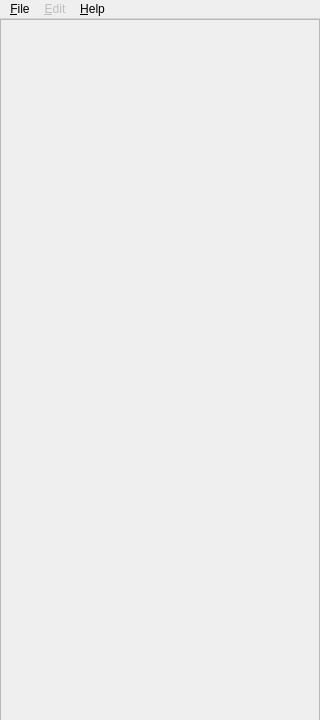
<?xml version="1.0" encoding="UTF-8"?>
<ui version="4.0">
 <class>MainWindow</class>
 <widget class="QMainWindow" name="MainWindow">
  <property name="geometry">
   <rect>
    <x>0</x>
    <y>0</y>
    <width>320</width>
    <height>720</height>
   </rect>
  </property>
  <property name="windowTitle">
   <string>pyphone</string>
  </property>
  <property name="windowIcon">
   <iconset resource="icons.qrc">
    <normaloff>:/app/icons/logo/pyphone48.png</normaloff>:/app/icons/logo/pyphone48.png</iconset>
  </property>
  <widget class="QWidget" name="centralwidget">
   <widget class="Screen" name="screen">
    <property name="geometry">
     <rect>
      <x>0</x>
      <y>0</y>
      <width>320</width>
      <height>720</height>
     </rect>
    </property>
    <property name="sizePolicy">
     <sizepolicy hsizetype="Expanding" vsizetype="Expanding">
      <horstretch>0</horstretch>
      <verstretch>0</verstretch>
     </sizepolicy>
    </property>
    <property name="minimumSize">
     <size>
      <width>0</width>
      <height>0</height>
     </size>
    </property>
    <property name="sizeIncrement">
     <size>
      <width>0</width>
      <height>0</height>
     </size>
    </property>
    <property name="styleSheet">
     <string notr="true"/>
    </property>
    <property name="frameShape">
     <enum>QFrame::StyledPanel</enum>
    </property>
    <property name="frameShadow">
     <enum>QFrame::Raised</enum>
    </property>
   </widget>
  </widget>
  <widget class="QMenuBar" name="menubar">
   <property name="geometry">
    <rect>
     <x>0</x>
     <y>0</y>
     <width>320</width>
     <height>23</height>
    </rect>
   </property>
   <widget class="QMenu" name="menuFile">
    <property name="enabled">
     <bool>true</bool>
    </property>
    <property name="title">
     <string>&amp;File</string>
    </property>
    <widget class="QMenu" name="menuDevices">
     <property name="title">
      <string>Devices</string>
     </property>
    </widget>
    <addaction name="menuDevices"/>
    <addaction name="actionStart"/>
    <addaction name="actionStop"/>
    <addaction name="separator"/>
    <addaction name="actionShare"/>
    <addaction name="separator"/>
    <addaction name="actionRemote_screen"/>
    <addaction name="separator"/>
    <addaction name="actionQuit"/>
   </widget>
   <widget class="QMenu" name="menuHelp">
    <property name="title">
     <string>&amp;Help</string>
    </property>
    <addaction name="actionDonate"/>
    <addaction name="actionAbout"/>
   </widget>
   <widget class="QMenu" name="menuEdit">
    <property name="enabled">
     <bool>false</bool>
    </property>
    <property name="title">
     <string>&amp;Edit</string>
    </property>
    <widget class="QMenu" name="menuRotation">
     <property name="title">
      <string>Rotation</string>
     </property>
     <addaction name="actionVertical"/>
     <addaction name="actionHorizontal"/>
    </widget>
    <widget class="QMenu" name="menuImageQuality">
     <property name="title">
      <string>Image quality</string>
     </property>
    </widget>
    <addaction name="actionLock_Unlocak"/>
    <addaction name="menuRotation"/>
    <addaction name="menuImageQuality"/>
    <addaction name="separator"/>
    <addaction name="actionHome"/>
    <addaction name="actionBack"/>
    <addaction name="actionMenu"/>
    <addaction name="separator"/>
    <addaction name="actionRecorder"/>
    <addaction name="actionScreenshots"/>
    <addaction name="separator"/>
    <addaction name="actionSend_text"/>
   </widget>
   <addaction name="menuFile"/>
   <addaction name="menuEdit"/>
   <addaction name="menuHelp"/>
  </widget>
  <action name="actionStart">
   <property name="enabled">
    <bool>false</bool>
   </property>
   <property name="icon">
    <iconset resource="icons.qrc">
     <normaloff>:/app/icons/app/connected.png</normaloff>:/app/icons/app/connected.png</iconset>
   </property>
   <property name="text">
    <string>&amp;Start</string>
   </property>
   <property name="shortcut">
    <string>F5</string>
   </property>
   <property name="shortcutVisibleInContextMenu">
    <bool>false</bool>
   </property>
  </action>
  <action name="actionAbout">
   <property name="text">
    <string>About</string>
   </property>
  </action>
  <action name="actionDonate">
   <property name="icon">
    <iconset resource="icons.qrc">
     <normaloff>:/app/icons/app/donate.png</normaloff>:/app/icons/app/donate.png</iconset>
   </property>
   <property name="text">
    <string>Donate</string>
   </property>
  </action>
  <action name="actionStop">
   <property name="enabled">
    <bool>false</bool>
   </property>
   <property name="icon">
    <iconset resource="icons.qrc">
     <normaloff>:/app/icons/app/disconnected.png</normaloff>:/app/icons/app/disconnected.png</iconset>
   </property>
   <property name="text">
    <string>S&amp;top</string>
   </property>
   <property name="shortcut">
    <string>F4</string>
   </property>
  </action>
  <action name="actionShare">
   <property name="enabled">
    <bool>false</bool>
   </property>
   <property name="icon">
    <iconset resource="icons.qrc">
     <normaloff>:/app/icons/app/plugin_on.png</normaloff>:/app/icons/app/plugin_on.png</iconset>
   </property>
   <property name="text">
    <string>Enable s&amp;hare</string>
   </property>
  </action>
  <action name="actionRemote_screen">
   <property name="icon">
    <iconset resource="icons.qrc">
     <normaloff>:/app/icons/app/customer_on.png</normaloff>:/app/icons/app/customer_on.png</iconset>
   </property>
   <property name="text">
    <string>&amp;Connect remote screen ...</string>
   </property>
  </action>
  <action name="actionSend_Text">
   <property name="text">
    <string>Send Text</string>
   </property>
  </action>
  <action name="actionHome">
   <property name="icon">
    <iconset resource="icons.qrc">
     <normaloff>:/app/icons/app/home.png</normaloff>:/app/icons/app/home.png</iconset>
   </property>
   <property name="text">
    <string>&amp;Home</string>
   </property>
   <property name="shortcut">
    <string>Home</string>
   </property>
  </action>
  <action name="actionLock_Unlocak">
   <property name="enabled">
    <bool>true</bool>
   </property>
   <property name="icon">
    <iconset resource="icons.qrc">
     <normaloff>:/app/icons/app/unlock.png</normaloff>:/app/icons/app/unlock.png</iconset>
   </property>
   <property name="text">
    <string>&amp;Lock/Unlocak</string>
   </property>
   <property name="shortcut">
    <string>Ctrl+L</string>
   </property>
  </action>
  <action name="actionBack">
   <property name="text">
    <string>&amp;Back</string>
   </property>
  </action>
  <action name="actionMenu">
   <property name="text">
    <string>&amp;Menu</string>
   </property>
  </action>
  <action name="actionSend_text">
   <property name="icon">
    <iconset resource="icons.qrc">
     <normaloff>:/app/icons/app/keyboard.png</normaloff>:/app/icons/app/keyboard.png</iconset>
   </property>
   <property name="text">
    <string>Send te&amp;xt</string>
   </property>
   <property name="shortcut">
    <string>Ctrl+T</string>
   </property>
  </action>
  <action name="actionDisable_share">
   <property name="enabled">
    <bool>false</bool>
   </property>
   <property name="text">
    <string>&amp;Disable share</string>
   </property>
  </action>
  <action name="actionRecorder">
   <property name="icon">
    <iconset resource="icons.qrc">
     <normaloff>:/app/icons/app/recording.png</normaloff>:/app/icons/app/recording.png</iconset>
   </property>
   <property name="text">
    <string>Start &amp;video recorder...</string>
   </property>
   <property name="shortcut">
    <string>F9</string>
   </property>
  </action>
  <action name="actionScreenshots">
   <property name="text">
    <string>S&amp;creenshots</string>
   </property>
  </action>
  <action name="actionStop_recorder">
   <property name="enabled">
    <bool>false</bool>
   </property>
   <property name="text">
    <string>Stop video recorder...</string>
   </property>
  </action>
  <action name="actionQuit">
   <property name="text">
    <string>&amp;Quit</string>
   </property>
  </action>
  <action name="actionVertical">
   <property name="text">
    <string>Vertical</string>
   </property>
  </action>
  <action name="actionHorizontal">
   <property name="text">
    <string>Horizontal</string>
   </property>
  </action>
  <action name="actionLow">
   <property name="text">
    <string>Low(720P)</string>
   </property>
  </action>
  <action name="actionMid">
   <property name="text">
    <string>Medium(1080P)</string>
   </property>
  </action>
  <action name="actionHigh">
   <property name="text">
    <string>High(Orignal)</string>
   </property>
  </action>
  <action name="action1">
   <property name="text">
    <string>1</string>
   </property>
  </action>
 </widget>
 <customwidgets>
  <customwidget>
   <class>Screen</class>
   <extends>QFrame</extends>
   <header location="global">widgets/screen.h</header>
   <container>1</container>
  </customwidget>
 </customwidgets>
 <resources>
  <include location="icons.qrc"/>
 </resources>
 <connections/>
</ui>
